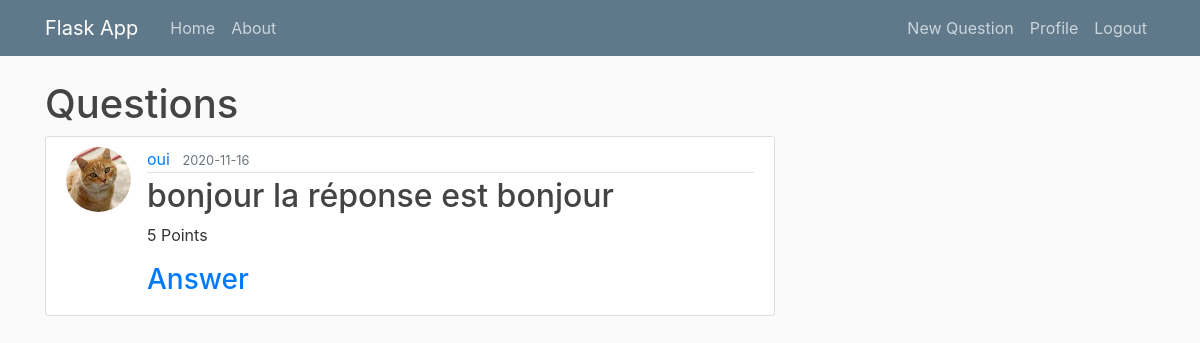
The app's page / (signed in) with its own data.
### webapp/models.py (models this page shows, shortened)
class Questions(db.Model):									#Create a Table named 'post' (in lowercase) inheriting from db.Model
	id = db.Column(db.Integer, primary_key=True)
	content = db.Column(db.String(20), nullable=False)
	points = db.Column(db.Integer, nullable=False)
	response = db.Column(db.String(50), nullable=False)
	date_posted = db.Column(db.DateTime, nullable=False, default=datetime.utcnow)
	user_id = db.Column(db.Integer, db.ForeignKey('user.id'), nullable=False)

class User(db.Model, UserMixin):									#Create a Table named 'user' (in lowercase) inheriting from db.Model
	id = db.Column(db.Integer, primary_key=True)
	username = db.Column(db.String(20), unique=True, nullable=False)
	email = db.Column(db.String(120), unique=True, nullable=False)
	image_file = db.Column(db.String(20), nullable=False, default='default.jpg')
	password = db.Column(db.String(60), nullable=False)
	points = db.Column(db.Integer, nullable=False)
	questions = db.relationship('Questions', backref='author', lazy=True)					#Define the relationship with the post (to make a foreign key in Post table)

### webapp/routes.py (the view)
@app.route('/home')												#this two décorator create 2 routes to return the same html code
@app.route('/')													#flask class object ("app") decorator to change de function and generate HTML
def home():														#decorated function
	questions = Questions.query.all()
	return render_template('home.html', questions=questions)    #return home.html and give it a variable posts

### webapp/models.py (called while the page is built)
@login_manager.user_loader
def load_user(user_id):
	return User.query.get(user_id)

### webapp/templates/home.html
{% extends "layout.html" %}
{% block content %}
	<h1>Questions</h1>
	{% for question in questions %}
		{% if question.author.id != current_user.id %}
		<article class="media content-section">
			<img class="rounded-circle article-img" src="{{ url_for('static', filename='profile_pics/' + question.author.image_file) }}">
		  <div class="media-body">
		    <div class="article-metadata">
		      <a class="mr-2" href="{{ url_for('user_profile', id=question.author.id) }}">{{ question.author.username }}</a>
		      <small class="text-muted">{{ question.date_posted.strftime('%Y-%m-%d') }}</small>
		    </div>
		    <h2><a class="article-title" href="#">{{ question.content }}</a></h2>
		    <p class="article-content">{{ question.points }} Points</p>
		    <h3><a href="{{ url_for('answer_question', id=question.id) }}">Answer</a></h3>
		  </div>
		</article>
		{% endif %}
	{% endfor %}
{% endblock %}

### webapp/static/main.css (style rules this page uses)
body { background: #fafafa; color: #333333; margin-top: 5rem; }
h1, h2, h3, h4, h5, h6 { color: #444444; }
.content-section { background: #ffffff; padding: 10px 20px; border: 1px solid #dddddd; border-radius: 3px; margin-bottom: 20px; }
.article-title { color: #444444; }
.article-content { white-space: pre-line; }
.article-img { height: 65px; width: 65px; margin-right: 16px; }
.article-metadata { padding-bottom: 1px; margin-bottom: 4px; border-bottom: 1px solid #e3e3e3 }

### records on screen
Questions: image_file (picture), author.username "oui", date_posted "2020-11-16", content "bonjour la réponse est bonjour", points "5"
